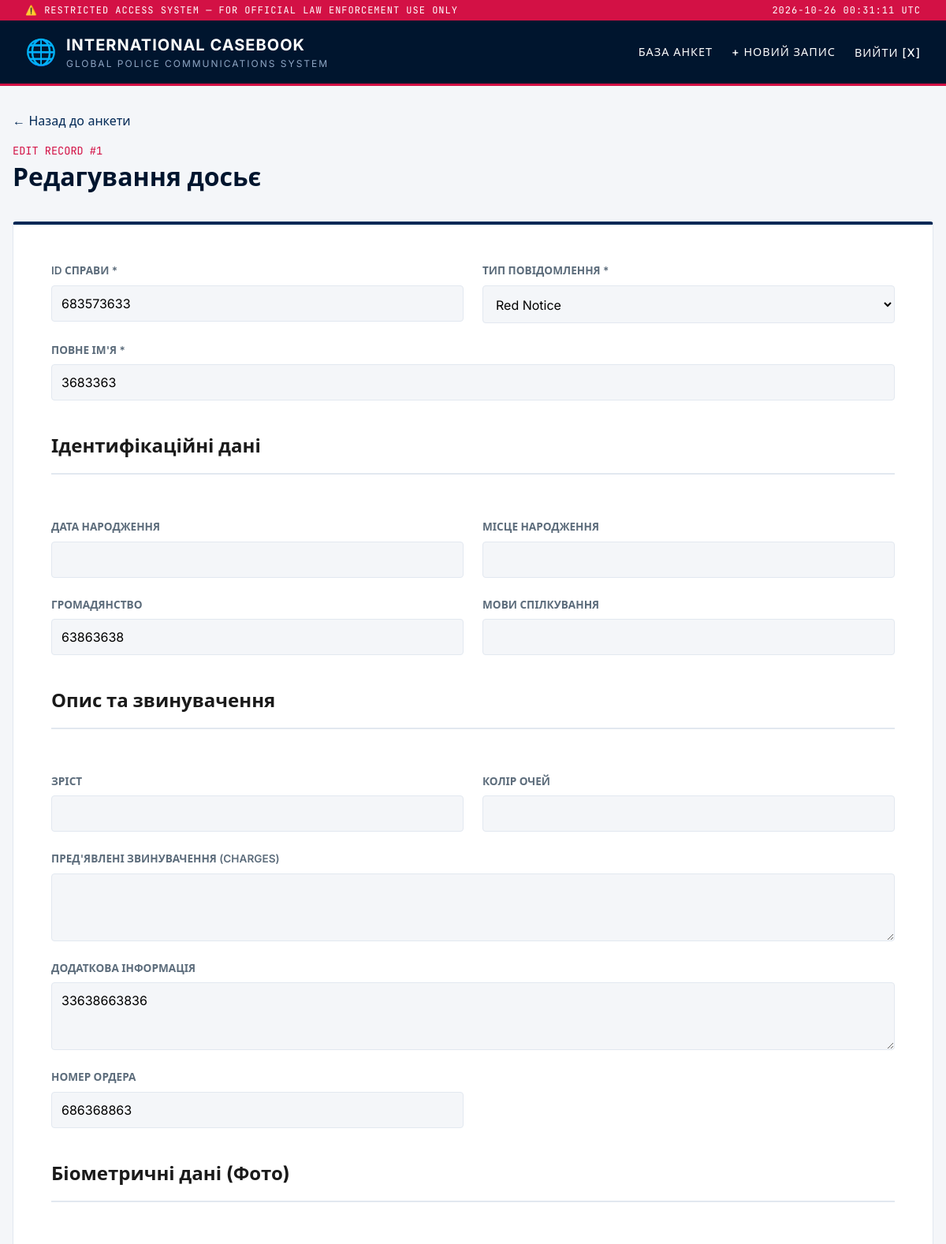
/edit/1 (signed in, upper part), run on an earlier commit of the app's database.
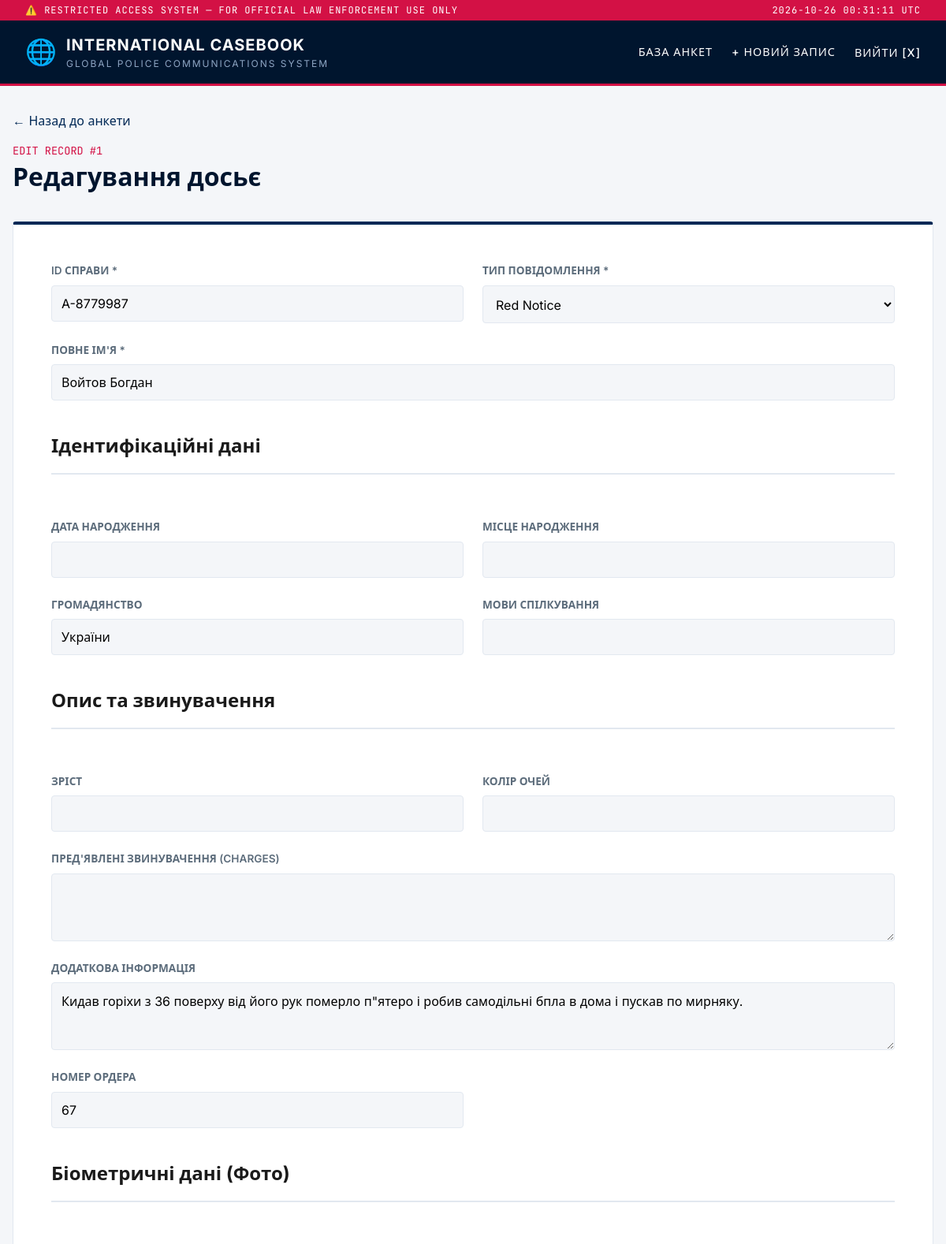
And on a later commit of the database.
### tables this page shows
CREATE TABLE people (
                id INTEGER PRIMARY KEY AUTOINCREMENT,
                record_id TEXT UNIQUE NOT NULL,
                full_name TEXT NOT NULL,
                nationality TEXT DEFAULT '',
                notice_type TEXT NOT NULL DEFAULT 'Red Notice',
                warrant_number TEXT DEFAULT '',
                summary TEXT DEFAULT '',
                photo TEXT DEFAULT '',
                created_at TEXT NOT NULL DEFAULT CURRENT_TIMESTAMP,
                updated_at TEXT NOT NULL DEFAULT CURRENT_TIMESTAMP
            );

### app.py (the view, shortened to what this page needs)
@app.route("/edit/<int:pid>", methods=["GET", "POST"])
@admin_required
def edit(pid):
    with get_db() as conn:
        p = conn.execute("SELECT * FROM people WHERE id = ?", (pid,)).fetchone()
    if p is None: abort(404)
    return render_template("edit.html", p=p, form_data={})

### app.py (called while the page is built)
def get_db():
    conn = sqlite3.connect(DB_PATH, timeout=10)
    conn.row_factory = sqlite3.Row
    conn.execute("PRAGMA foreign_keys = ON")
    return conn

def admin_required(view):
    @wraps(view)
    def wrapped(*args, **kwargs):
        if not session.get("admin_logged_in"):
            flash("Увійдіть, щоб виконати цю дію.", "warning")
            return redirect(url_for("login", next=request.path))
        return view(*args, **kwargs)
    return wrapped

@app.context_processor
def inject_template_data():
    return {"notice_types": NOTICE_TYPES, "admin_logged_in": bool(session.get("admin_logged_in"))}

### templates/edit.html (shortened to what this page needs)
{% extends "base.html" %}
{% block content %}
{% set f = form_data if form_data else {} %}
<div class="page-heading">
    <a class="back-link" href="{{ url_for('person', pid=p.id) }}">← Назад до анкети</a>
    <span class="eyebrow">EDIT RECORD #{{ p.id }}</span>
    <h1>Редагування <span>досьє</span></h1>
</div>
<form class="form-panel" method="POST" enctype="multipart/form-data">
    <div class="form-grid">
        <div class="field">
            <label for="record_id">ID справи *</label>
            <input id="record_id" name="record_id" required value="{{ f.get('record_id', p['record_id']) }}">
        </div>
        <div class="field">
            <label for="notice_type">Тип повідомлення *</label>
            <select id="notice_type" name="notice_type" required>
                {% for item in notice_types %}
                    <option value="{{ item }}" {% if f.get('notice_type', p['notice_type']) == item %}selected{% endif %}>{{ item }}</option>
                {% endfor %}
            </select>
        </div>
        <div class="field field-full">
            <label for="full_name">Повне ім'я *</label>
            <input id="full_name" name="full_name" required value="{{ f.get('full_name', p['full_name']) }}">
        </div>
        <div class="form-section-title field-full" style="margin-top: 1rem;">
            <div><h2>Ідентифікаційні дані</h2></div>
        </div>
        <div class="field">
            <label for="date_of_birth">Дата народження</label>
            <input id="date_of_birth" name="date_of_birth" value="{{ f.get('date_of_birth', p['date_of_birth']) }}">
        </div>
        <div class="field">
            <label for="place_of_birth">Місце народження</label>
            <input id="place_of_birth" name="place_of_birth" value="{{ f.get('place_of_birth', p['place_of_birth']) }}">
        </div>
        <div class="field">
            <label for="nationality">Громадянство</label>
            <input id="nationality" name="nationality" value="{{ f.get('nationality', p['nationality']) }}">
        </div>
        <div class="field">
            <label for="languages">Мови спілкування</label>
            <input id="languages" name="languages" value="{{ f.get('languages', p['languages']) }}">
        </div>
        <div class="form-section-title field-full" style="margin-top: 1rem;">
            <div><h2>Опис та звинувачення</h2></div>
        </div>
        <div class="field">
            <label for="height">Зріст</label>
            <input id="height" name="height" value="{{ f.get('height', p['height']) }}">
        </div>
        <div class="field">
            <label for="eye_color">Колір очей</label>
            <input id="eye_color" name="eye_color" value="{{ f.get('eye_color', p['eye_color']) }}">
        </div>
        <div class="field field-full">
            <label for="charges">Пред'явлені звинувачення (Charges)</label>
            <textarea id="charges" name="charges" rows="3">{{ f.get('charges', p['charges']) }}</textarea>
        </div>
        <div class="field field-full">
            <label for="summary">Додаткова інформація</label>
            <textarea id="summary" name="summary" rows="3">{{ f.get('summary', p['summary']) }}</textarea>
        </div>
        <div class="field">
            <label for="warrant_number">Номер ордера</label>
            <input id="warrant_number" name="warrant_number" value="{{ f.get('warrant_number', p['warrant_number']) }}">
        </div>
        <div class="form-section-title field-full" style="margin-top: 1rem;">
            <div><h2>Біометричні дані (Фото)</h2></div>
        </div>
    </div>
</form>
{% endblock %}

What changed in the data, as far as the page shows it:
changed people "Red Notice": record_id "683573633" → "A-8779987"; full_name "3683363" → "Войтов Богдан"; nationality "63863638" → "України"; summary "33638663836" → "Кидав горіхи з 36 поверху від його рук померло п\"ятеро і робив самодільні бпла в дома і пускав по мирняку."; warrant_number "686368863" → "67"
